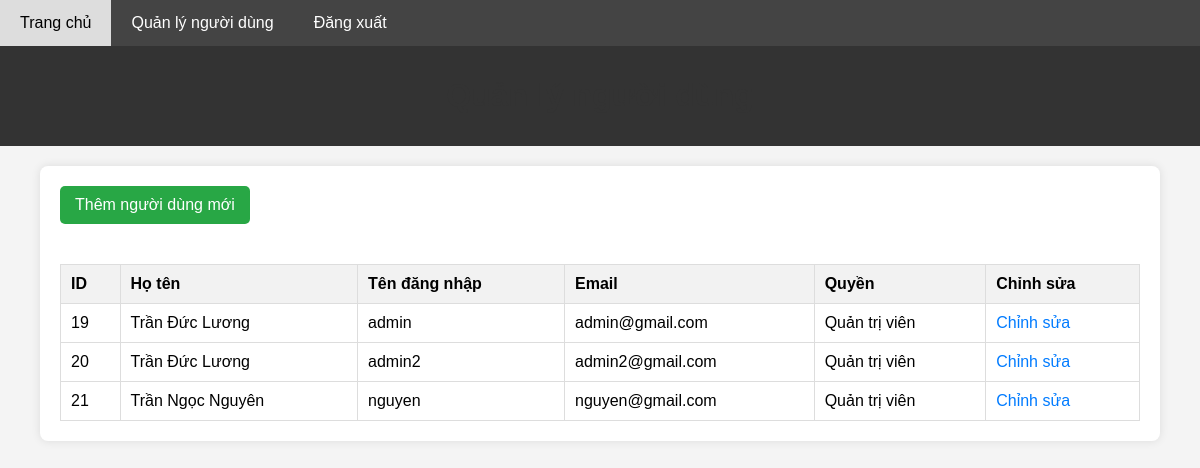
Screenshot of /admin_update_user.php (signed in) with the database file from the repository.
### tables this page shows
CREATE TABLE `user` (
  `ID` int(10) NOT NULL,
  `Name` varchar(255) DEFAULT NULL,
  `Username` varchar(255) DEFAULT NULL,
  `Email` varchar(255) DEFAULT NULL,
  `Password` varchar(255) DEFAULT NULL,
  `Role` int(11) DEFAULT NULL,
  `Phone` varchar(255) DEFAULT NULL,
  `Avatar` varchar(255) DEFAULT NULL
);

### admin_update_user.php (the view, shortened to what this page needs)
<?php
$conn = new mysqli("localhost", "root", "", "GTPT");
$query = "SELECT * FROM USER";
$result = $conn->query($query);
?>
<!DOCTYPE html>
<html lang="vi">
<head>
</head>
<body>
    <nav>
        <a href="admin_dashboard.php">Trang chủ</a>
        <a href="manage_users.php">Quản lý người dùng</a>
        <a href="logout.php">Đăng xuất</a>
    </nav>
    <header>
        <h1>Quản lý người dùng</h1>
    </header>
    <div class="container">
        <a href="admin_add_user.php" class="add-user-btn">Thêm người dùng mới</a>
        <table>
            <thead>
                <tr>
                    <th>ID</th>
                    <th>Họ tên</th>
                    <th>Tên đăng nhập</th>
                    <th>Email</th>
                    <th>Quyền</th>
                    <th>Chỉnh sửa</th>
                </tr>
            </thead>
            <tbody>
                <?php while ($user = $result->fetch_assoc()): ?>
                    <tr>
                        <td><?php echo $user['ID']; ?></td>
                        <td><?php echo $user['Name']; ?></td>
                        <td><?php echo $user['Username']; ?></td>
                        <td><?php echo $user['Email']; ?></td>
                        <td><?php echo ($user['Role'] == 1) ? 'Quản trị viên' : 'Người dùng'; ?></td>
                        <td>
                            <a href="admin_update_user.php?id=<?php echo $user['ID']; ?>">Chỉnh sửa</a>
                        </td>
                    </tr>
                <?php endwhile; ?>
            </tbody>
        </table>
    </div>
</body>
</html>

### admin_update_user.php (style rules this page uses)
body { font-family: Arial, sans-serif; background-color: #f4f4f4; margin: 0; padding: 0; }
header { background-color: #333; color: white; text-align: center; padding: 10px 0; }
nav { background-color: #444; overflow: hidden; }
nav a { color: white; padding: 14px 20px; text-decoration: none; float: left; }
.container { width: 90%; margin: 20px auto; background-color: white; padding: 20px; border-radius: 8px; box-shadow: 0 0 10px rgba(0, 0, 0, 0.1); }
h1 { text-align: center; color: #333; }
table { width: 100%; border-collapse: collapse; margin-top: 20px; }
table, th, td { border: 1px solid #ddd; }
th, td { padding: 10px; text-align: left; }
th { background-color: #f2f2f2; }
td a { color: #007BFF; text-decoration: none; }
.add-user-btn { display: inline-block; background-color: #28a745; color: white; padding: 10px 15px; text-decoration: none; border-radius: 5px; margin-bottom: 20px; }

### rows the page displays
user: ID "19", Name "Trần Đức Lương", Username "admin", Email "admin@gmail.com", Role "Quản trị viên"
user: ID "20", Name "Trần Đức Lương", Username "admin2", Email "admin2@gmail.com", Role "Quản trị viên"
user: ID "21", Name "Trần Ngọc Nguyên", Username "nguyen", Email "nguyen@gmail.com", Role "Quản trị viên"
